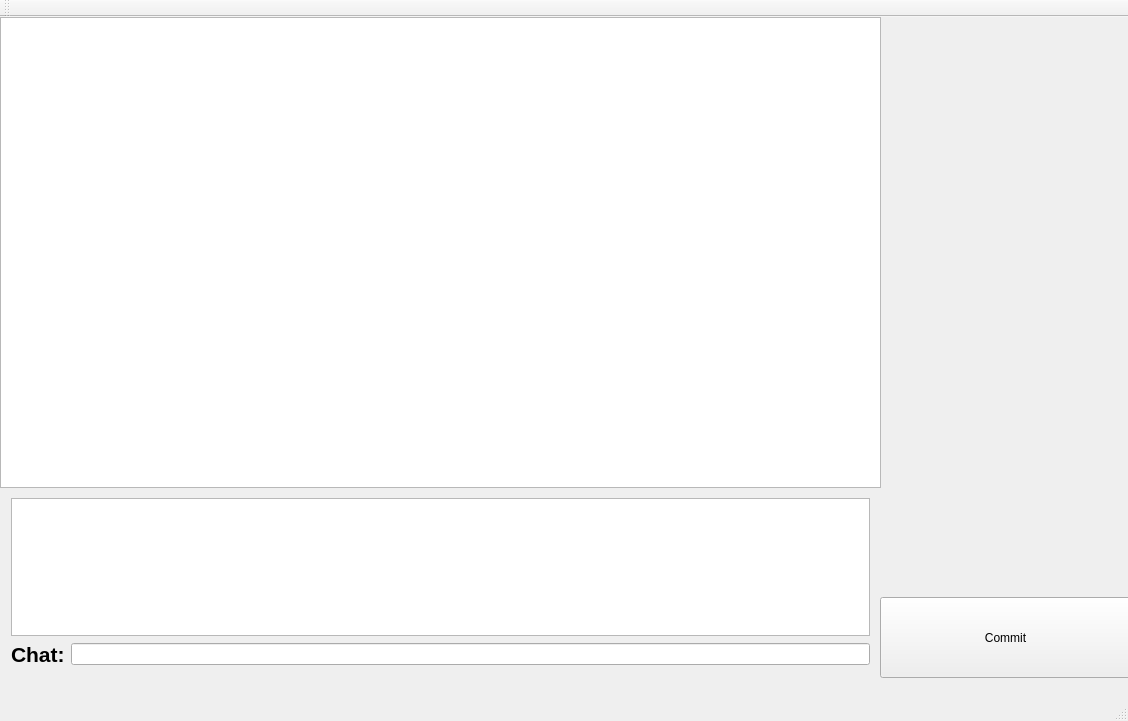
<?xml version="1.0" encoding="UTF-8"?>
<ui version="4.0">
 <class>RiscViewClass</class>
 <widget class="QMainWindow" name="RiscViewClass">
  <property name="geometry">
   <rect>
    <x>0</x>
    <y>0</y>
    <width>1128</width>
    <height>721</height>
   </rect>
  </property>
  <property name="windowTitle">
   <string>RiscView</string>
  </property>
  <widget class="QWidget" name="centralWidget">
   <widget class="QPushButton" name="CommitButton">
    <property name="geometry">
     <rect>
      <x>880</x>
      <y>580</y>
      <width>251</width>
      <height>81</height>
     </rect>
    </property>
    <property name="text">
     <string>Commit</string>
    </property>
   </widget>
   <widget class="QGraphicsView" name="graphicsView">
    <property name="geometry">
     <rect>
      <x>0</x>
      <y>0</y>
      <width>881</width>
      <height>471</height>
     </rect>
    </property>
   </widget>
   <widget class="QWidget" name="">
    <property name="geometry">
     <rect>
      <x>0</x>
      <y>470</y>
      <width>881</width>
      <height>191</height>
     </rect>
    </property>
    <layout class="QVBoxLayout" name="verticalLayout">
     <item>
      <widget class="QTextEdit" name="textEdit"/>
     </item>
     <item>
      <layout class="QHBoxLayout" name="horizontalLayout">
       <item>
        <widget class="QLabel" name="ChatLabel">
         <property name="text">
          <string>&lt;html&gt;&lt;head/&gt;&lt;body&gt;&lt;p&gt;&lt;span style=&quot; font-size:16pt; font-weight:600;&quot;&gt;Chat:&lt;/span&gt;&lt;/p&gt;&lt;/body&gt;&lt;/html&gt;</string>
         </property>
        </widget>
       </item>
       <item>
        <widget class="QLineEdit" name="lineEdit"/>
       </item>
      </layout>
     </item>
    </layout>
   </widget>
   <zorder>CommitButton</zorder>
   <zorder>ChatLabel</zorder>
   <zorder>lineEdit</zorder>
   <zorder>textEdit</zorder>
   <zorder>textEdit</zorder>
   <zorder>graphicsView</zorder>
  </widget>
  <widget class="QMenuBar" name="menuBar">
   <property name="geometry">
    <rect>
     <x>0</x>
     <y>0</y>
     <width>1128</width>
     <height>21</height>
    </rect>
   </property>
  </widget>
  <widget class="QToolBar" name="mainToolBar">
   <attribute name="toolBarArea">
    <enum>TopToolBarArea</enum>
   </attribute>
   <attribute name="toolBarBreak">
    <bool>false</bool>
   </attribute>
  </widget>
  <widget class="QStatusBar" name="statusBar"/>
 </widget>
 <layoutdefault spacing="6" margin="11"/>
 <resources>
  <include location="RiscView.qrc"/>
 </resources>
 <connections/>
</ui>
